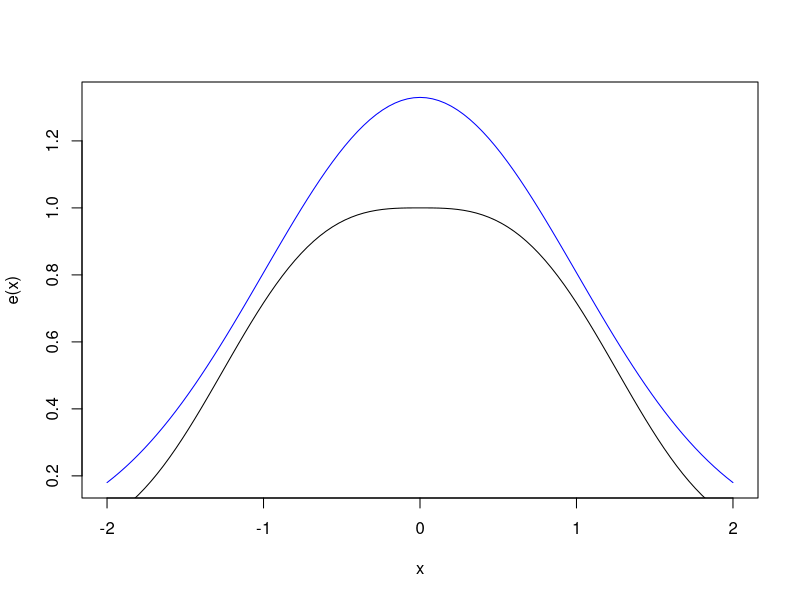

Source code (R):
## ---- chunk 1
f <- function(x) {         
  exp(-abs(x^3)/3)
}
e <- function(x) {     
  dnorm(x)/0.3
}
## ---- chunk 2
curve(e(x), from = -2, to = 2, col = "blue")
curve(f(x), add = T)
## ---- chunk 3
n = 100000
y = rnorm(n, 0, 1)
u = runif(n)
x = y[u < f(y)/e(y)]
head(x)
## ---- chunk 4
length(x)/n
## ---- chunk 5
mean(x^2)
